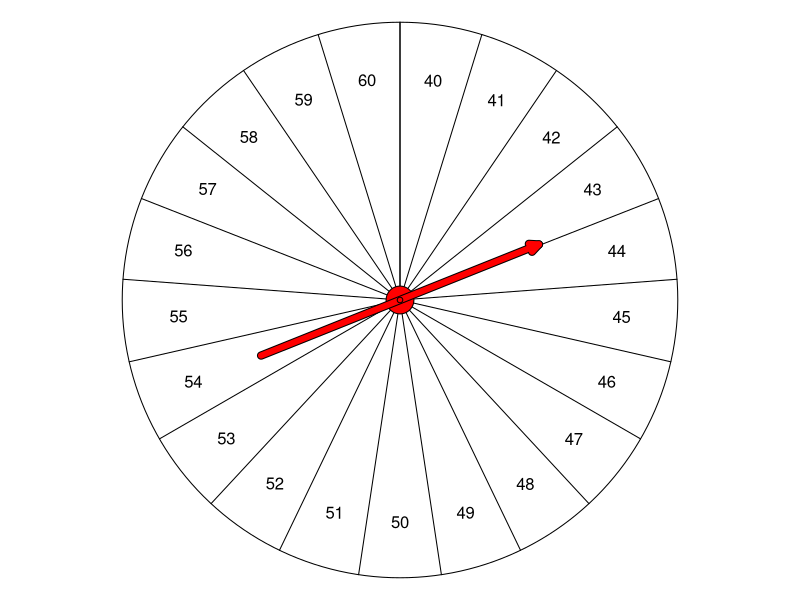

Generate this figure with R:
## ---- chunk 1
# S-ID.A: Summarize, represent, and interpret data on a single count or measurement variable. Use calculators, spreadsheets, and other technology as appropriate.
knitr::opts_chunk$set(echo = FALSE)
options(scipen=100)

# sample size
# total
# mean
# stdev
# median
# a count <, <=, >, >=
# a proportion <, <=, >, >=

nopts = 8:12

while(T){
  n = sample(8:12,1)
  a = sample(3:5,1)*10
  w = sample(2:4,1)*10
  b = a+w
  x = sample(a:b,n,T)
  
  xlo = min(x)
  xhi = max(x)
  
  tot = sum(x)
  xbar = round(mean(x),1)
  stdev = round(sd(x),2)
  med = median(x)
  b1 = sample(xlo:xhi,1)
  cs = c(sum(x<b1),sum(x<=b1),sum(x>b1),sum(x>=b1))
  b2 = sample(xlo:xhi,1)
  cs2 = c(sum(x<b2),sum(x<=b2),sum(x>b2),sum(x>=b2))
  ps = c(mean(x<b2),mean(x<=b2),mean(x>b2),mean(x>=b2))
  
  types = sample(1:4,2)
  syms = c("<","\\le",">","\\ge")
  wrds = c("less than","at most","greater than","at least")
  cty = types[1]
  pty = types[2]
  cnt = cs[cty]
  cnt2 = cs[pty]
  prp = round(ps[pty],2)
  csym = syms[cty]
  psym = syms[pty]
  cwrd = wrds[cty]
  pwrd = wrds[pty]
  if(cnt>1 && cnt<(n-1) && prp>0.08 && prp<0.92 && cnt!=cnt2){break}
}

nal = paste0("* ",nopts,collapse="\n")
nsol = paste0(1*(nopts==n),collapse="")

lowesttotopt = tot-sample(0:3,1)
topts = lowesttotopt+0:3
tal = paste0("* ",topts,collapse="\n")
tsol = paste0(1*(topts==tot),collapse="")

loxbaropt = xbar-sample(0:3,1)*0.2
xbaropts = round(loxbaropt+0:3*0.2,1)
xbaral = paste0("* ",xbaropts,collapse="\n")
xbarsol = paste0(1*(xbaropts==xbar),collapse="")

lostdevopt = stdev-sample(0:3,1)*0.2
stdevopts = round(lostdevopt+0:3*0.2,1)
stdeval = paste0("* ",stdevopts,collapse="\n")
stdevsol = paste0(1*(stdevopts==xbar),collapse="")

lomedopt = med-sample(0:3,1)*0.5
medopts = round(lomedopt+0:3*0.5,1)
medal = paste0("* ",medopts,collapse="\n")
medsol = paste0(1*(medopts==med),collapse="")

locopt = max(min(cnt-sample(0:3,1)*1,n-3),1)
copts = round(locopt+0:3*1,0)
cal = paste0("* ",copts,collapse="\n")
csol = paste0(1*(copts==cnt),collapse="")

lopopt = prp-sample(0:3,1)*0.02
popts = round(lopopt+0:3*0.02,2)
pal = paste0("* ",popts,collapse="\n")
psol = paste0(1*(popts==prp),collapse="")

## ---- chunk 2
par(mar=c(0,0,0,0),pty="s")
plot(0,0,type="n",xlim=c(-1,1),ylim=c(-1,1),axes=F,ann=F)
W = w+1
vals = a:b
t = seq(0,2*pi,pi/100)
t2 = seq(0,2*pi,length.out=(W+1))
t3 = (t2[1:W]+t2[2:(W+1)])/2
polygon(sin(t),cos(t))
for(tt in t2){
  lines(c(0,sin(tt)),c(0,cos(tt)))
}
for(i in 1:W){
  text(sin(t3[i])*0.8,cos(t3[i])*0.8,vals[i])
}
polygon(sin(t)*0.05,cos(t)*0.05,border="black",col="red")
arrows(-0.5,-0.2,0.5,0.2,lwd=8,length=0.1,angle=25,col="black")
arrows(-0.5,-0.2,0.5,0.2,lwd=6,length=0.1,angle=25,col="red")
polygon(sin(t)*0.01,cos(t)*0.01,border="black",col="red")
## ---- chunk 3
opts <- options(knitr.kable.NA = "")
mydf = data.frame(x)
colnames(mydf) = c("x")
knitr::kable(mydf,format="html", align = "c",row.names=F,table.attr='class="bordered-table"')
